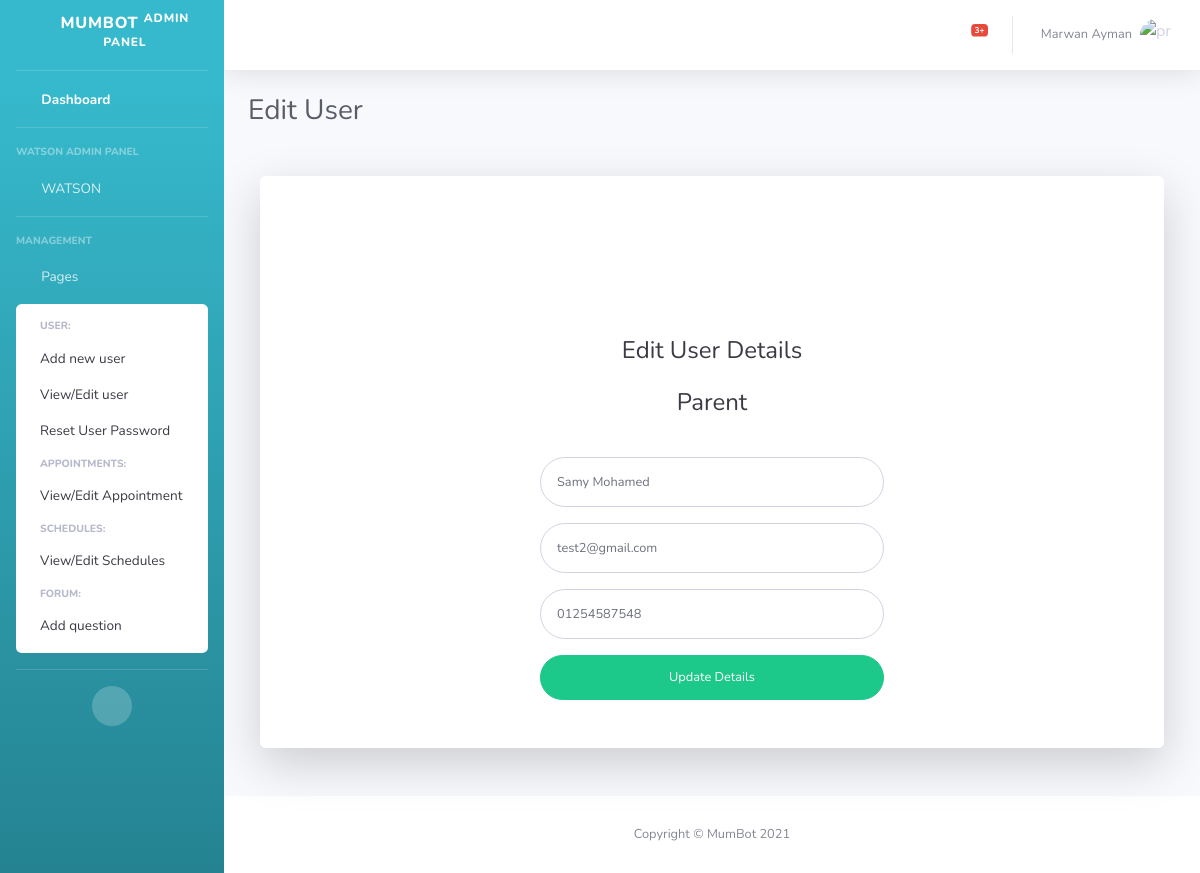
The page /grad/edituser/2/3/ on the database its author committed.
### grad/models.py (models this page shows)
class User(models.Model):
    user_password = models.CharField(max_length=32)
    user_name = models.CharField(max_length=25)
    user_phone = models.CharField(max_length=15)
    user_email = models.EmailField(max_length=254)
    user_role = models.IntegerField()

### grad/views.py (the view)
# urls.py: path("edituser/<int:id>/<int:user_role>/", views.edituser, name="edituser"),
def edituser(request, id, user_role):
    if user_role == 2:
        return render(request, "grad/edituser.html", {
            "user": Specialist.objects.get(pk=id)
        })
    elif user_role == 3:
        return render(request, "grad/edituser.html", {
            "user": Parent.objects.get(pk=id)
        })
    else:
        pass

### grad/templates/grad/edituser.html (shortened to what this page needs)
<!DOCTYPE html>
<html lang="en">
<head>
    {% load static %}
    <link href="{% static 'grad/vendor/fontawesome-free/css/all.min.css' %}" rel="stylesheet" type="text/css">
    <link href="{% static 'grad/css/sb-admin-2.min.css' %}" rel="stylesheet">
</head>
<body id="page-top">
    <div id="wrapper">
        {% include "grad/sidebar.html" %}
        <div id="content-wrapper" class="d-flex flex-column">
            <div id="content">
                {% include "grad/navbar.html" %}
                <div class="container-fluid">
                    <div class="d-sm-flex align-items-center justify-content-between mb-4">
                        <h1 class="h3 mb-0 text-gray-800">Edit User</h1>
                    </div>
                    <div class="col-xl-12 col-lg-12 col-md-12">
                        <div class="card o-hidden border-0 shadow-lg my-5">
                            <div class="card-body p-0">
                                <div class="row">
                                    <div class="col-lg-3"></div>
                                    <div class="col-lg-6">
                                        <div class="p-5">
                                            <div class="text-center m-3"><i class="fas fa-fw fa-user-edit fa-5x"></i>
                                            </div>
                                            <div class="text-center">
                                                <h1 class="h4 text-gray-900 mb-4">Edit User Details</h1>
                                            </div>
                                            <form class="user" action="{% url 'updateuser' user.id user.user_role %}"
                                                method="post">
                                                <div class="form-group row">
                                                    <div class="offset-2 col-md-8 col-sm-6 mb-3 mb-sm-0 text-center">
                                                        {% if user.user_role == 2 %}
                                                        <h2 class="h4 text-gray-900 mb-4">Parenting Specialist</h2>
                                                        {% else %}
                                                        <h2 class="h4 text-gray-900 mb-4">Parent</h2>
                                                        {% endif %}
                                                    </div>
                                                </div>
                                                <div class="form-group row">
                                                    <div class="col-sm-12 mb-6 mb-sm-0">
                                                        <input type="text" class="form-control form-control-user"
                                                            id="exampleFirstName" placeholder="First Name"
                                                            name="user_name" value="{{user.user_name}}">
                                                    </div>
                                                </div>
                                                <div class="form-group">
                                                    <input type="email" class="form-control form-control-user"
                                                        id="exampleInputEmail" placeholder="Email Address"
                                                        name="user_email" value="{{user.user_email}}">
                                                </div>
                                                <div class="form-group">
                                                    <input type="tel" class="form-control form-control-user"
                                                        id="exampleInputTel" placeholder="Phone Number"
                                                        name="user_phone" value="{{user.user_phone}}">
                                                </div>
                                                <button type="submit" class="btn btn-user btn-block btn-success">Update
                                                    Details</button>
                                            </form>
                                        </div>
                                    </div>
                                </div>
                            </div>
                        </div>
                    </div>
                </div>
            </div>
            <footer class="sticky-footer bg-white">
                <div class="container my-auto">
                    <div class="copyright text-center my-auto">
                        <span>Copyright &copy; MumBot 2021</span>
                    </div>
                </div>
            </footer>
        </div>
    </div>
</body>
</html>

### rows shown on the page
User: user_name "Samy Mohamed", user_email "test2@gmail.com", user_phone "01254587548"
